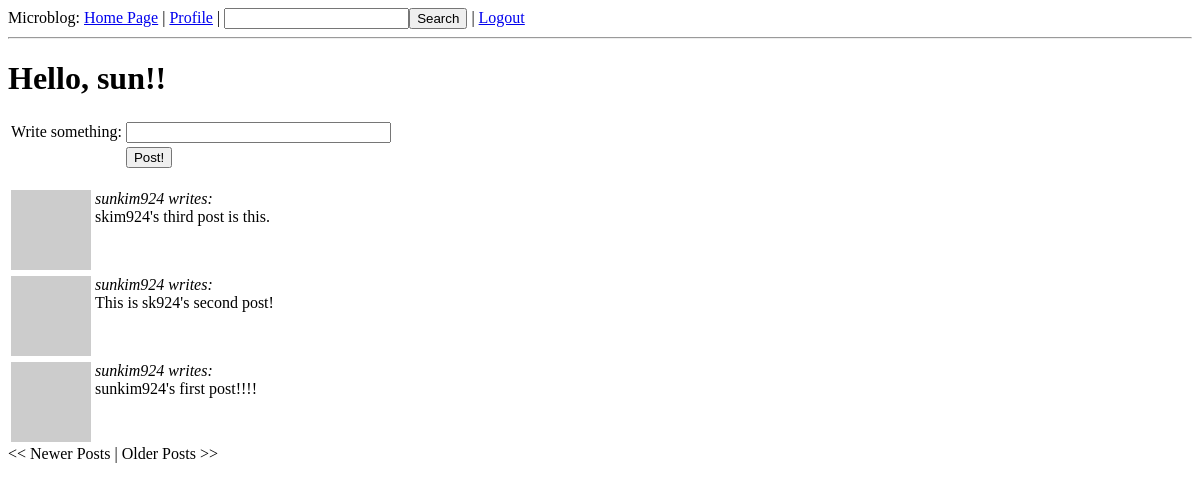
Before: /index (signed in) with the older database file.
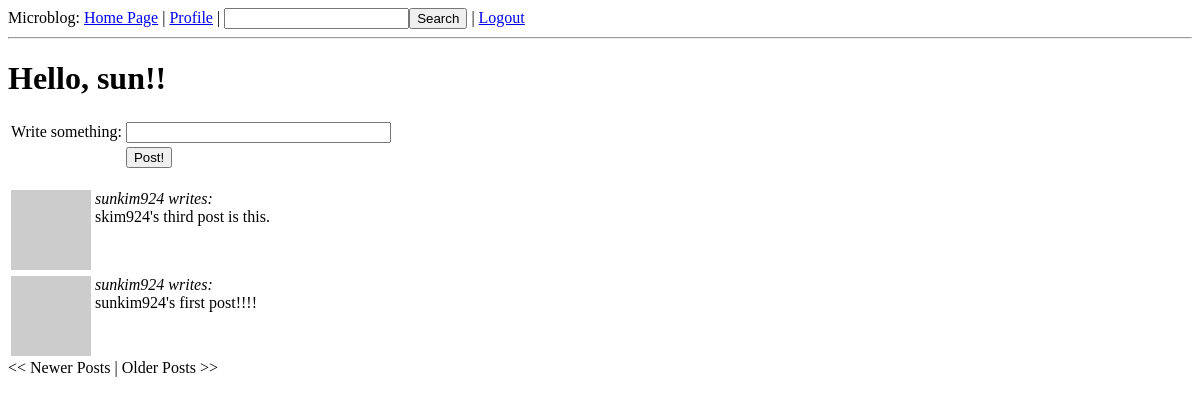
After: the same page with the newer database file.
### app/models.py (models this page shows, shortened)
class Post(db.Model):
	__searchable__ = ['body']
	id = db.Column(db.Integer, primary_key=True)
	body = db.Column(db.String(140))
	timestamp = db.Column(db.DateTime)
	user_id = db.Column(db.Integer, db.ForeignKey('user.id'))

class User(db.Model):
	id = db.Column(db.Integer, primary_key=True)
	nickname = db.Column(db.String(64), index=True, unique=True)
	email = db.Column(db.String(120), index=True, unique=True)
	posts = db.relationship('Post', backref='author', lazy='dynamic')
	about_me = db.Column(db.String(140))
	last_seen = db.Column(db.DateTime)
	followed = db.relationship('User',
								secondary=followers,
								primaryjoin=(followers.c.follower_id == id),
								secondaryjoin=(followers.c.followed_id == id),
								backref=db.backref('followers', lazy='dynamic'),
								lazy='dynamic')
	def is_authenticated(self):
		return True
	def avatar(self, size):
		return 'http://www.gravatar.com/avatar/%s?d=mm&s=%d' % (md5(self.email.encode('utf-8')).hexdigest(), size)
	def followed_posts(self):
		return Post.query.join(followers, (followers.c.followed_id == Post.user_id)).filter(followers.c.follower_id == self.id).order_by(Post.timestamp.desc())

### app/views.py (the view)
@app.route('/', methods=['GET', 'POST'])
@app.route('/index', methods=['GET', 'POST'])
@app.route('/index/<int:page>', methods=['GET', 'POST'])
@login_required # this ensures that the index page is seen only by logged in users
def index(page=1):
	form = PostForm()
	if form.validate_on_submit():
		post = Post(body=form.post.data, timestamp=datetime.utcnow(), author=g.user)
		db.session.add(post)
		db.session.commit()
		flash('Your post is now live!')
		return redirect(url_for('index'))
	posts = g.user.followed_posts().paginate(page, POSTS_PER_PAGE, False)	# this query returns obj that grabs the posts we are looking for
	return render_template('index.html', title='Home', form=form, posts=posts)

### app/forms.py
class SearchForm(Form):
	search = StringField('search', validators=[DataRequired()])

class PostForm(Form):
	post = StringField('post', validators=[DataRequired()])

### app/views.py (called while the page is built)
@lm.user_loader
def load_user(id):
	return User.query.get(int(id))

@app.before_request
def before_request():
	g.user = current_user
	if g.user.is_authenticated():
		g.user.last_seen = datetime.utcnow()
		db.session.add(g.user)
		db.session.commit()
		g.search_form = SearchForm()

### app/templates/index.html (shortened to what this page needs)
{% extends 'base.html' %}
{% block content %}
	<h1>Hello, {{g.user.nickname}}!!</h1>
	<form action='' method='post' name='post'>
		<table>
			<tr>
				<td>Write something:</td>
				<td>{{ form.post(size=30, maxlength=140) }}</td>
				<td>
				</td>
			</tr>
			<tr>
              <td></td>
              <td><input type="submit" value="Post!"></td>
              <td></td>
          	</tr>
		</table>
	</form>
	{% for post in posts.items %}
		{% include 'post.html' %}
	{% endfor %}
	{% if posts.has_prev %}
		<a href="{{ url_for('index', page=posts.prev_num) }}"> << Newer Posts</a>
	{% else %}
		<< Newer Posts
	{% endif %} |
	{% if posts.has_next %}
		<a href="{{ url_for('index', page=posts.next_num) }}">Older Posts >> </a>
	{% else %}
		Older Posts >>
	{% endif %}
{% endblock %}

### app/templates/post.html
<table>
    <tr valign="top">
        <td>
            <img src="{{ post.author.avatar(50) }}">
        </td>
        <td>
            <i>{{ post.author.nickname }} writes: </i>
            <br>{{ post.body }}
        </td>
    </tr>
</table>

Changed rows visible on the page:
removed Post: author.nickname "sunkim924", body "This is sk924's second post!"
